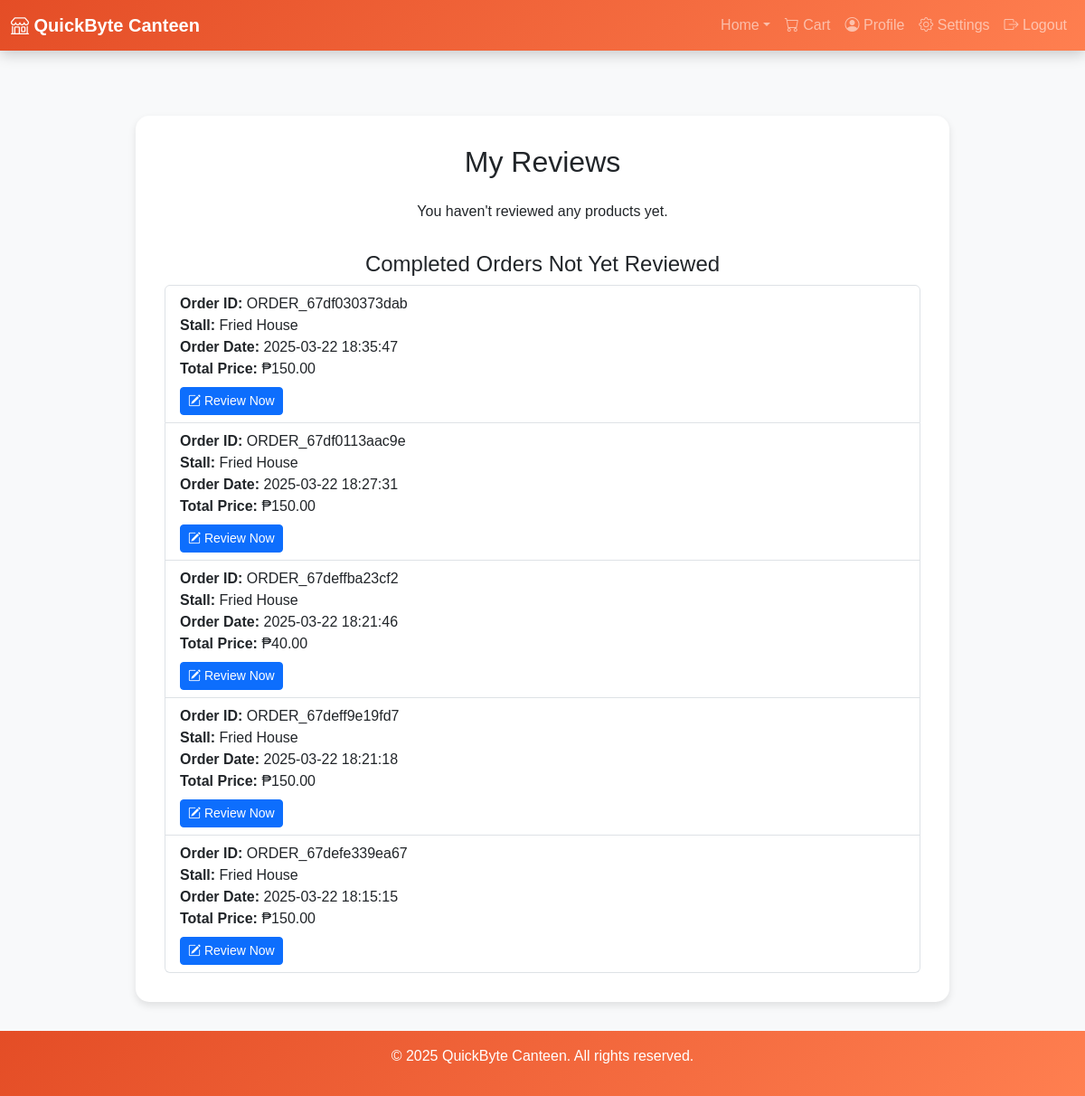
Screenshot of /user/manage_reviews.php (signed in) with the database file from the repository.
### tables this page shows
CREATE TABLE IF NOT EXISTS `orders` (
  `order_id` varchar(50) NOT NULL,
  `user_id` int(11) NOT NULL,
  `stall_id` int(11) NOT NULL,
  `total_price` decimal(10,2) NOT NULL,
  `order_date` timestamp NOT NULL DEFAULT current_timestamp(),
  `order_status` enum('Pending','Completed','Cancelled','Ready for Pickup','Partially Completed','Preparing') DEFAULT 'Pending',
  PRIMARY KEY (`order_id`),
  KEY `user_id` (`user_id`),
  KEY `connect_stall` (`stall_id`)
);

CREATE TABLE IF NOT EXISTS `stalls` (
  `stall_id` int(11) NOT NULL AUTO_INCREMENT,
  `stall_name` varchar(100) NOT NULL,
  `description` text DEFAULT NULL,
  `image_path` varchar(255) NOT NULL DEFAULT 'default_stall.jpg',
  `status` enum('Open','Closed','','') NOT NULL,
  `created_at` timestamp NOT NULL DEFAULT current_timestamp(),
  PRIMARY KEY (`stall_id`)
);

### user/manage_reviews.php (the view, shortened to what this page needs)
<?php
include '../config.php';
$user_id = $_SESSION['user_id'];
$sql_reviews = "
    SELECT f.feedback_id, f.rating, f.comment, f.created_at, s.stall_name
    FROM feedback f
    JOIN stalls s ON f.stall_id = s.stall_id
    WHERE f.user_id = ?
    ORDER BY f.created_at DESC
";
$stmt = $con->prepare($sql_reviews);
$stmt->bind_param("i", $user_id);
$stmt->execute();
$result = $stmt->get_result();
$reviews = $result->fetch_all(MYSQLI_ASSOC);
$hasReviews = !empty($reviews);
$notReviewedOrders = [];
if (!$hasReviews) {
    $sql_notReviewed = "
        SELECT o.order_id, o.order_date, o.total_price, s.stall_id, s.stall_name
        FROM orders o
        JOIN stalls s ON o.stall_id = s.stall_id
        LEFT JOIN feedback f
               ON f.user_id = o.user_id
              AND f.stall_id = o.stall_id
        WHERE o.user_id = ?
          AND o.order_status = 'Completed'
          AND f.feedback_id IS NULL
        ORDER BY o.order_date DESC
    ";
    $stmt_notReviewed = $con->prepare($sql_notReviewed);
    $stmt_notReviewed->bind_param("i", $user_id);
    $stmt_notReviewed->execute();
    $result_notReviewed = $stmt_notReviewed->get_result();
    $notReviewedOrders = $result_notReviewed->fetch_all(MYSQLI_ASSOC);
}
?>
<!DOCTYPE html>
<html lang="en">
<head>
    <link rel="stylesheet" href="https://cdn.jsdelivr.net/npm/bootstrap@5.3.0-alpha1/dist/css/bootstrap.min.css">
    <link rel="stylesheet" href="https://cdn.jsdelivr.net/npm/bootstrap-icons/font/bootstrap-icons.css">
    <link rel="stylesheet" href="https://cdnjs.cloudflare.com/ajax/libs/font-awesome/6.0.0-beta3/css/all.min.css">
</head>
<body>
    <nav class="navbar navbar-expand-lg navbar-dark fixed-top">
        <div class="container-fluid">
            <a class="navbar-brand" href="index.php"><i class="bi bi-shop"></i> QuickByte Canteen</a>
            <div class="collapse navbar-collapse" id="navbarNav">
                <ul class="navbar-nav ms-auto">
                    <li class="nav-item dropdown">
                        <a class="nav-link dropdown-toggle" href="index.php" id="navbarDropdown" role="button"
                           data-bs-toggle="dropdown" aria-expanded="false">Home</a>
                    </li>
                    <li class="nav-item"><a class="nav-link" href="cart.php"><i class="bi bi-cart"></i> Cart</a></li>
                    <li class="nav-item"><a class="nav-link" href="user_profile.php"><i class="bi bi-person-circle"></i> Profile</a></li>
                    <li class="nav-item"><a class="nav-link" href="settings.php"><i class="bi bi-gear"></i> Settings</a></li>
                    <li class="nav-item"><a class="nav-link" href="../auth/logout.php"><i class="bi bi-box-arrow-right"></i> Logout</a></li>
                </ul>
            </div>
        </div>
    </nav>
    <div class="container mt-5">
        <div class="reviews-container">
            <div class="text-center mb-4">
                <h2>My Reviews</h2>
            </div>
            <?php if (!empty($reviews)): ?>
                <?php foreach ($reviews as $review): ?>
                    <div class="review-card">
                        <div class="review-header">
                            <h4><?php echo htmlspecialchars($review['stall_name']); ?></h4>
                        </div>
                        <div class="review-rating">
                            <?php
                                $fullStars = floor($review['rating']);
                                for ($i = 0; $i < $fullStars; $i++) {
                                    echo '<i class="fas fa-star"></i> ';
                                }
                                for ($i = $fullStars; $i < 5; $i++) {
                                    echo '<i class="far fa-star"></i> ';
                                }
                            ?>
                            (<?php echo htmlspecialchars($review['rating']); ?>/5)
                        </div>
                        <div class="review-comment">
                            <?php echo nl2br(htmlspecialchars($review['comment'])); ?>
                        </div>
                        <div class="text-muted" style="font-size: 0.8rem;">
                            <?php echo htmlspecialchars($review['created_at']); ?>
                        </div>
                        <div class="btn-group mt-2">
                            <a href="edit_review.php?feedback_id=<?php echo urlencode($review['feedback_id']); ?>" class="btn btn-primary btn-sm">
                                <i class="bi bi-pencil"></i> Edit
                            </a>
                            <form method="POST" action="delete_review.php" onsubmit="return confirm('Are you sure you want to delete this review?');" style="display:inline;">
                                <input type="hidden" name="feedback_id" value="<?php echo htmlspecialchars($review['feedback_id']); ?>">
                                <button type="submit" class="btn btn-danger btn-sm">
                                    <i class="bi bi-trash"></i> Delete
                                </button>
                            </form>
                        </div>
                    </div>
                <?php endforeach; ?>
            <?php else: ?>
                <p class="text-center">You haven't reviewed any products yet.</p>
                <?php if (!empty($notReviewedOrders)): ?>
                    <div class="orders-list">
                        <h4 class="text-center">Completed Orders Not Yet Reviewed</h4>
                        <ul class="list-group">
                            <?php foreach ($notReviewedOrders as $order): ?>
                                <li class="list-group-item">
                                    <strong>Order ID:</strong> <?php echo htmlspecialchars($order['order_id']); ?><br>
                                    <strong>Stall:</strong> <?php echo htmlspecialchars($order['stall_name']); ?><br>
                                    <strong>Order Date:</strong> <?php echo htmlspecialchars($order['order_date']); ?><br>
                                    <strong>Total Price:</strong> ₱<?php echo number_format($order['total_price'], 2); ?><br>
                                    <a href="add_review.php?stall_id=<?php echo urlencode($order['stall_id']); ?>&order_id=<?php echo urlencode($order['order_id']); ?>" class="btn btn-primary btn-sm mt-2">
                                        <i class="bi bi-pencil-square"></i> Review Now
                                    </a>
                                </li>
                            <?php endforeach; ?>
                        </ul>
                    </div>
                <?php else: ?>
                    <p class="text-center">No completed orders available for review.</p>
                <?php endif; ?>
            <?php endif; ?>
        </div>
    </div>
    <footer>
        <p>&copy; 2025 QuickByte Canteen. All rights reserved.</p>
    </footer>
</body>
</html>

### user/manage_reviews.php (style rules this page uses)
body { background-color: #f8f9fa; font-family: 'Poppins', sans-serif; min-height: 100vh; display: flex; flex-direction: column; }
.navbar { background: linear-gradient(135deg, #e44d26, #ff7f50); box-shadow: 0 4px 15px rgba(0,0,0,0.2); }
.navbar-brand { font-weight: bold; }
.reviews-container { max-width: 900px; margin: 5rem auto 2rem; padding: 2rem; background-color: #fff; border-radius: 15px; box-shadow: 0 4px 8px rgba(0,0,0,0.1); }
.orders-list { margin-top: 2rem; }
footer { background: linear-gradient(135deg, #e44d26, #ff7f50); color: white; text-align: center; padding: 1rem 0; margin-top: auto; }

### rows the page displays
orders: order_id "ORDER_67df030373dab", stall.stall_name "Fried House", order_date "2025-03-22 18:35:47", total_price "150.00"
orders: order_id "ORDER_67df0113aac9e", stall.stall_name "Fried House", order_date "2025-03-22 18:27:31", total_price "150.00"
orders: order_id "ORDER_67deffba23cf2", stall.stall_name "Fried House", order_date "2025-03-22 18:21:46", total_price "40.00"
orders: order_id "ORDER_67deff9e19fd7", stall.stall_name "Fried House", order_date "2025-03-22 18:21:18", total_price "150.00"
orders: order_id "ORDER_67defe339ea67", stall.stall_name "Fried House", order_date "2025-03-22 18:15:15", total_price "150.00"
